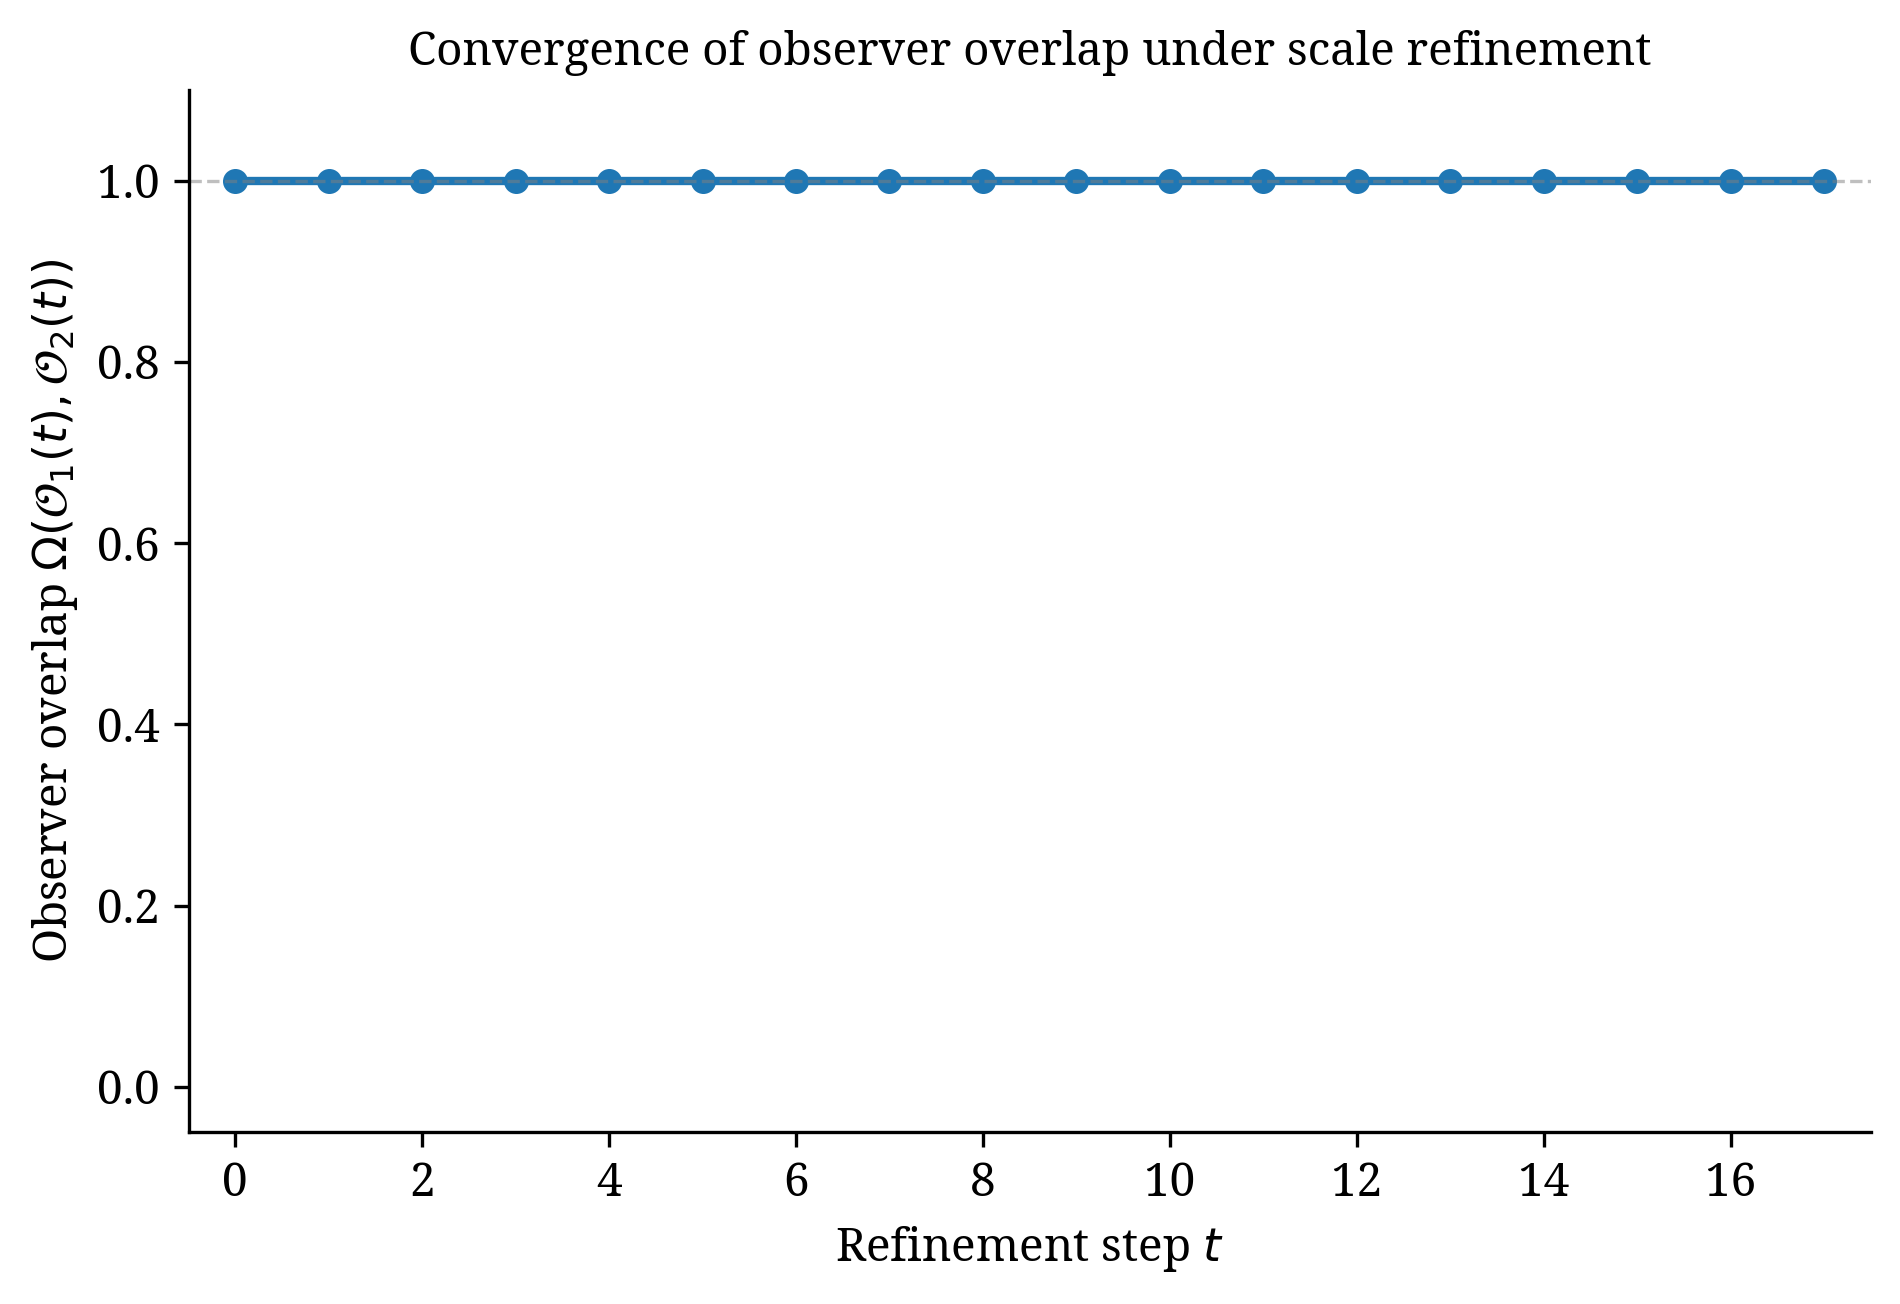

Recreate this plot in Python.
"""
Figure 3: Monotone convergence of observer overlap under scale refinement.
Corresponds to Section 5 (Theorem 5.9).

The theorem states that under pure scale refinement (same E, nu, B_ij),
overlap is non-decreasing. We model this by having both observers start
with coarse sigma-algebras and refine them. The key is that both observers
share the same underlying binding tensor and measure.

Implementation: Each observer has a partition of [n] variables. At each step,
both refine. The "representable set" for an observer is the set of variable
pairs (i,j) whose block-averaged MI exceeds a threshold. As partitions
become finer, more individual pairs become visible, and the two observers'
representable sets converge.
"""
import numpy as np
import matplotlib
matplotlib.use('Agg')
import matplotlib.pyplot as plt
from matplotlib import rcParams

rcParams['font.family'] = 'serif'
rcParams['font.size'] = 11
rcParams['axes.linewidth'] = 0.8
rcParams['xtick.major.width'] = 0.8
rcParams['ytick.major.width'] = 0.8

np.random.seed(42)

n = 16
# Strong within-cluster correlation, moderate cross-cluster
Sigma = 0.05 * np.ones((n, n))
np.fill_diagonal(Sigma, 1.0)
for c in range(4):
    for i in range(4*c, 4*c+4):
        for j in range(4*c, 4*c+4):
            if i != j:
                Sigma[i,j] = 0.6

def mi(rho):
    if abs(rho) < 1e-12: return 0.0
    if abs(rho) >= 0.999: return 5.0
    return -0.5 * np.log(1 - rho**2)

B = np.zeros((n,n))
for i in range(n):
    for j in range(i+1,n):
        B[i,j] = mi(Sigma[i,j])
        B[j,i] = B[i,j]

threshold = 0.01

def representable_set(partition):
    """
    For a given partition, the observer can detect:
    - All pairs within the same block (individual-level MI visible)
    - Pairs across blocks: only if the average MI between blocks > threshold
    
    Under pure scale refinement, within-block pairs are always detected.
    Cross-block pairs are detected based on block-averaged MI.
    """
    # Map each variable to its block index
    var_to_block = {}
    for bi, block in enumerate(partition):
        for v in block:
            var_to_block[v] = bi
    
    detected = set()
    for i in range(n):
        for j in range(i+1, n):
            if B[i,j] < threshold:
                continue
            bi = var_to_block[i]
            bj = var_to_block[j]
            if bi == bj:
                # Same block: always detected
                detected.add((i,j))
            else:
                # Cross-block: detected if block-avg MI > threshold
                block_i = list(partition[bi])
                block_j = list(partition[bj])
                avg_mi = np.mean([B[ii,jj] for ii in block_i for jj in block_j])
                if avg_mi > threshold:
                    detected.add((i,j))
    return detected

def refine(partition):
    """Split the largest block in half."""
    new_p = list(partition)
    sizes = [len(b) for b in new_p]
    idx = np.argmax(sizes)
    block = list(new_p[idx])
    if len(block) <= 1:
        return [tuple(b) for b in new_p]
    mid = len(block) // 2
    new_p[idx] = tuple(block[:mid])
    new_p.insert(idx+1, tuple(block[mid:]))
    return [tuple(b) for b in new_p]

# Observer 1: starts with [0..15] (single block, maximally coarse)
# Then refines: [0..7],[8..15] -> [0..3],[4..7],[8..11],[12..15] -> ...
p1_init = [tuple(range(n))]

# Observer 2: starts with interleaved partition
# [0,2,4,6,8,10,12,14], [1,3,5,7,9,11,13,15]
p2_init = [tuple(range(0,n,2)), tuple(range(1,n,2))]

T = 18
p1 = list(p1_init)
p2 = list(p2_init)

overlap_vals = []

for t in range(T):
    d1 = representable_set(p1)
    d2 = representable_set(p2)
    
    inter = d1 & d2
    union = d1 | d2
    
    omega = len(inter) / len(union) if len(union) > 0 else 0
    overlap_vals.append(omega)
    
    p1 = refine(p1)
    p2 = refine(p2)

fig, ax = plt.subplots(1, 1, figsize=(6.5, 4.5))
ax.plot(range(T), overlap_vals, 'o-', color='#1f77b4', linewidth=2.0, markersize=5)
ax.set_xlabel('Refinement step $t$')
ax.set_ylabel(r'Observer overlap $\Omega(\mathcal{O}_1(t), \mathcal{O}_2(t))$')
ax.set_title('Convergence of observer overlap under scale refinement', fontsize=11)
ax.set_ylim(-0.05, 1.1)
ax.set_xlim(-0.5, T - 0.5)
ax.axhline(y=1.0, color='gray', linestyle='--', linewidth=0.8, alpha=0.5)
ax.spines['top'].set_visible(False)
ax.spines['right'].set_visible(False)

plt.tight_layout()
plt.savefig('/home/ubuntu/creativity-model/figures/fig3_observer_overlap.pdf', dpi=300, bbox_inches='tight')
plt.savefig('/home/ubuntu/creativity-model/figures/fig3_observer_overlap.png', dpi=300, bbox_inches='tight')
print("Figure 3 saved.")
print("Overlap values:", [f"{v:.4f}" for v in overlap_vals])
print(f"Partitions at end: p1 has {len(p1)} blocks, p2 has {len(p2)} blocks")
